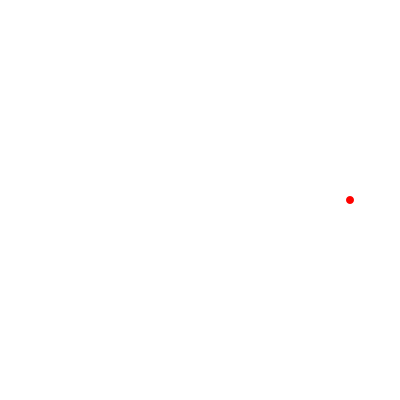
Frame 1 (no input)
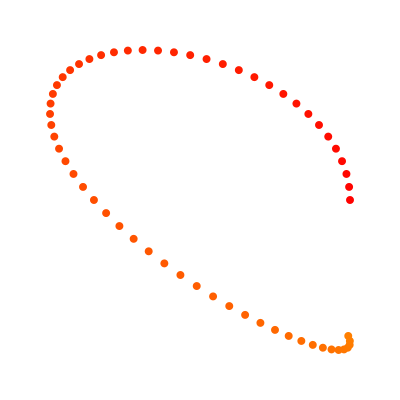
Frame 60 (the mouse pressed at the canvas centre just before this capture)
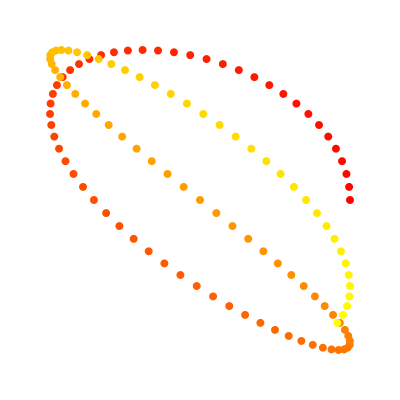
Frame 120 (the mouse held since frame 60 and released just before this capture)

The Processing sketch that drew these frames (run headless with seeded random() and noise(); from frame 60 on, the mouse is pressed at the canvas centre):

// Processing sketch: lissajousFigure
// ── lissajousFigure.pde
// 定数
final float circleRadius = 150;   // 円の半径
final float dTheta = 5;           // 回転角 [degree] の増分/1フレーム
final float dDelta = 360.0 / 32;
final float pointDiameter = 8;    // 点の直径
// 変数
float centerX;                    // ウィンドウの中心のx座標
float centerY;                    // ウィンドウの中心のy座標
float theta;                      // 回転角 [degree]
float x, y;
float delta;
float cor;
void setup() {
  size(400, 400);
  noStroke();
  background(255, 255, 255);
  colorMode(HSB, 360, 100, 100);  // 色の指定をHSBに
  // (色相 0-360, 彩度 0-100, 明度 0-100)
  centerX = width / 2;
  centerY = height / 2;
  theta = 0;
  delta = 0;
  cor = 0;
}

void draw() {
  float radTheta = radians(theta);                       // 回転角 [radian]
  float radDelta = radians(delta);
  x = pointX(circleRadius, radTheta - radDelta);
  y = pointY(circleRadius, radTheta);
  cor = pointHue(cor);
  fill(cor, 100, 100);
  ellipse(x + centerX, y + centerY, pointDiameter, pointDiameter);
  theta = theta + dTheta;
  delta = delta + dDelta;
}


float pointX(float r, float rad) {
  x = r * cos(rad);
  return x;
}

float pointY(float r, float rad) {
  y = -r * sin(rad);
  return y;
}

float pointHue(float cor) {
  cor += 0.5;
  if (cor>360)
    cor = 0;
  return cor;
}
